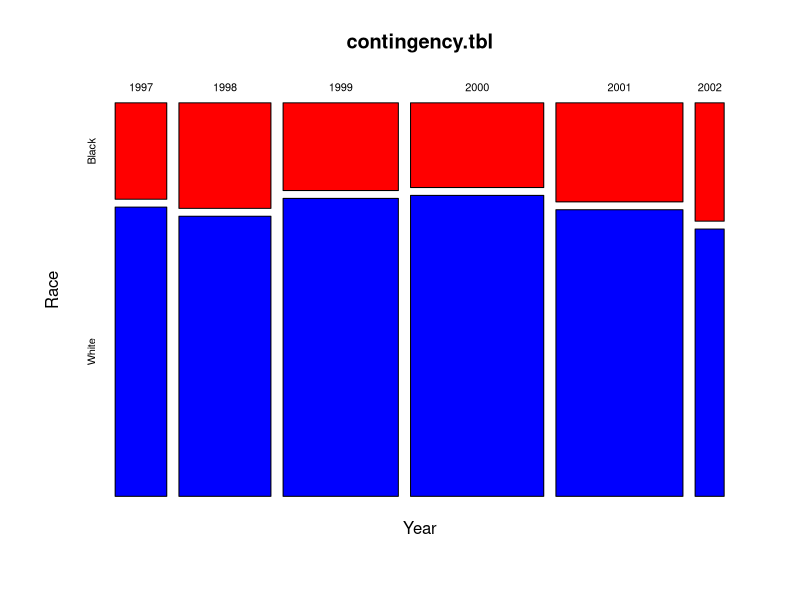
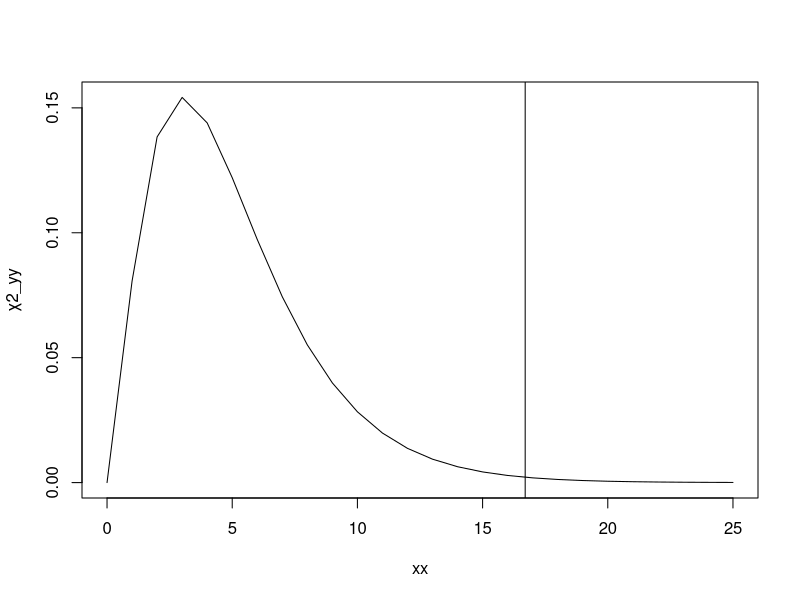
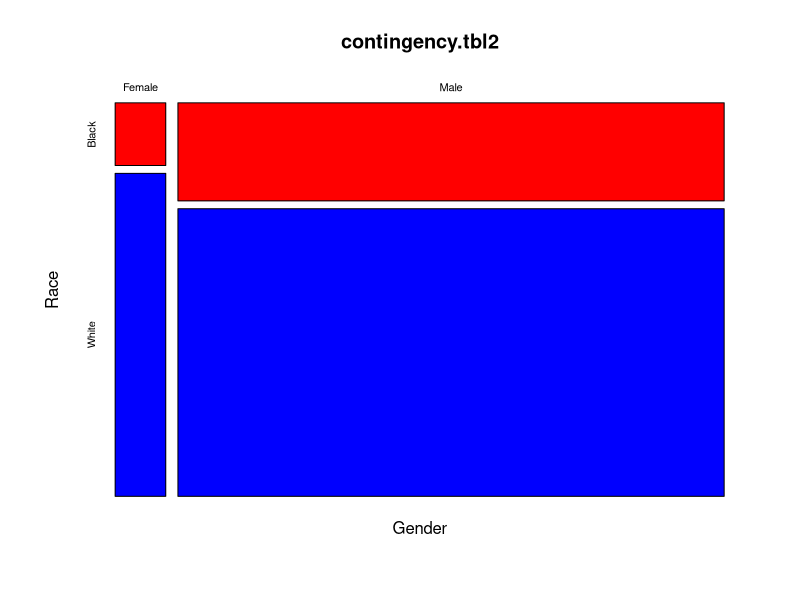

The R source for these figures, in order: (Note: this script raises an error after producing the figures.)
## ---- chunk 1
knitr::opts_chunk$set(echo = TRUE)
## ---- chunk 2
install.packages(carData)
library(carData)

#take a look at the dataset of interest, and the str (structure) of this dataset
str(Arrests)

#convert year into a factor (currently read by R as an integer) 
Arrests$year <- as.factor(Arrests$year)
## ---- chunk 3
#Build data table recording frequencies
contingency.tbl <- table(Arrests$year, Arrests$colour)

#simple data visualization
mosaicplot(contingency.tbl, color = c("red", "blue"), xlab ="Year", ylab = "Race")

#add margins that provide sums of all rows and columns
marginal.dist <- addmargins(contingency.tbl)
## ---- chunk 4
#in order to create the expected frequency table, for every cell of the marginal distribution we multiply row and column sums corresponding to that cell, and divide by table total.

expected.dist <- marginal.dist #assigning for row and column labelling convenience, calculation done in next step

for (i in 1:nrow(marginal.dist)-1){
  for (j in 1:ncol(marginal.dist)-1){
  expected.dist[i,j] = 
    (marginal.dist[i,ncol(marginal.dist)]*
    marginal.dist[nrow(marginal.dist), j])/
    (marginal.dist[nrow(marginal.dist), ncol(marginal.dist)])
  }
}

expected.dist
## ---- chunk 5
#Using the magic of matrix math that R allows, we can calculate this directly as follows:
χ2 <- sum((expected.dist-marginal.dist)^2/expected.dist); χ2
## ---- chunk 6
d.o.f <- (nrow(contingency.tbl)-1)*(ncol(contingency.tbl)-1)

#visualizing a χ2 distribution
xx <- seq(0,25, length(1000))
χ2_yy <- dchisq(xx,d.o.f)
plot(xx, χ2_yy, type="l");abline(v=χ2)

#p-value calculation (use 1-pchisq because we are interested in right tail, but pchisq scans from left.)
p <- 1-pchisq(χ2, d.o.f)
## ---- chunk 7
chisq.test(contingency.tbl)$expected
chisq.test(contingency.tbl)
## ---- chunk 8
#Build a new data table recording frequencies
contingency.tbl2 <- table(Arrests$sex, Arrests$colour)

#simple data visualization
mosaicplot(contingency.tbl2, color = c("red", "blue"), xlab ="Gender", ylab = "Race")

#add margins that provide sums of all rows and columns
marginal.dist2 <- addmargins(contingency.tbl2)
## ---- chunk 9
fisher.test(contingency.tbl2)
## ---- chunk 10
fisher.test(contingency.tbl)
## ---- chunk 11
fisher.test(contingency.tbl, simulate.p.value=TRUE)
